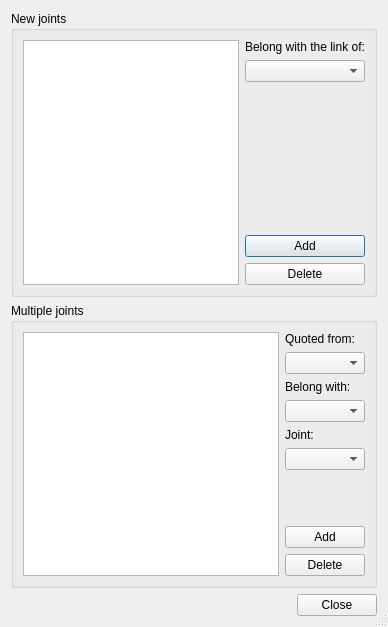
<?xml version="1.0" encoding="UTF-8"?>
<ui version="4.0">
 <class>Dialog</class>
 <widget class="QDialog" name="Dialog">
  <property name="geometry">
   <rect>
    <x>0</x>
    <y>0</y>
    <width>388</width>
    <height>627</height>
   </rect>
  </property>
  <property name="windowTitle">
   <string>Custom points</string>
  </property>
  <property name="windowIcon">
   <iconset resource="../../../../icons.qrc">
    <normaloff>:/icons/configure.png</normaloff>:/icons/configure.png</iconset>
  </property>
  <property name="sizeGripEnabled">
   <bool>true</bool>
  </property>
  <property name="modal">
   <bool>true</bool>
  </property>
  <layout class="QVBoxLayout" name="verticalLayout_3">
   <item>
    <widget class="QGroupBox" name="new_group">
     <property name="title">
      <string>New joints</string>
     </property>
     <layout class="QHBoxLayout" name="horizontalLayout_3">
      <item>
       <widget class="QListWidget" name="custom_list"/>
      </item>
      <item>
       <layout class="QVBoxLayout" name="verticalLayout">
        <item>
         <widget class="QLabel" name="link_choose_label">
          <property name="text">
           <string>Belong with the link of:</string>
          </property>
         </widget>
        </item>
        <item>
         <widget class="QComboBox" name="link_choose"/>
        </item>
        <item>
         <spacer name="verticalSpacer">
          <property name="orientation">
           <enum>Qt::Vertical</enum>
          </property>
          <property name="sizeHint" stdset="0">
           <size>
            <width>20</width>
            <height>40</height>
           </size>
          </property>
         </spacer>
        </item>
        <item>
         <widget class="QPushButton" name="add_button">
          <property name="text">
           <string>Add</string>
          </property>
         </widget>
        </item>
        <item>
         <widget class="QPushButton" name="delete_button">
          <property name="text">
           <string>Delete</string>
          </property>
          <property name="icon">
           <iconset resource="../../../../icons.qrc">
            <normaloff>:/icons/delete.png</normaloff>:/icons/delete.png</iconset>
          </property>
         </widget>
        </item>
       </layout>
      </item>
     </layout>
    </widget>
   </item>
   <item>
    <widget class="QGroupBox" name="multiple_group">
     <property name="title">
      <string>Multiple joints</string>
     </property>
     <layout class="QHBoxLayout" name="horizontalLayout_2">
      <item>
       <widget class="QListWidget" name="multiple_list"/>
      </item>
      <item>
       <layout class="QVBoxLayout" name="verticalLayout_2">
        <item>
         <widget class="QLabel" name="quote_choose_label">
          <property name="text">
           <string>Quoted from:</string>
          </property>
         </widget>
        </item>
        <item>
         <widget class="QComboBox" name="quote_choose"/>
        </item>
        <item>
         <widget class="QLabel" name="quote_link_choose_label">
          <property name="text">
           <string>Belong with:</string>
          </property>
         </widget>
        </item>
        <item>
         <widget class="QComboBox" name="quote_link_choose"/>
        </item>
        <item>
         <widget class="QLabel" name="joint_choose_label">
          <property name="text">
           <string>Joint:</string>
          </property>
         </widget>
        </item>
        <item>
         <widget class="QComboBox" name="joint_choose"/>
        </item>
        <item>
         <spacer name="verticalSpacer_2">
          <property name="orientation">
           <enum>Qt::Vertical</enum>
          </property>
          <property name="sizeHint" stdset="0">
           <size>
            <width>20</width>
            <height>40</height>
           </size>
          </property>
         </spacer>
        </item>
        <item>
         <widget class="QPushButton" name="add_mj_button">
          <property name="text">
           <string>Add</string>
          </property>
         </widget>
        </item>
        <item>
         <widget class="QPushButton" name="delete_mj_button">
          <property name="text">
           <string>Delete</string>
          </property>
          <property name="icon">
           <iconset resource="../../../../icons.qrc">
            <normaloff>:/icons/delete.png</normaloff>:/icons/delete.png</iconset>
          </property>
         </widget>
        </item>
       </layout>
      </item>
     </layout>
    </widget>
   </item>
   <item>
    <layout class="QHBoxLayout" name="horizontalLayout">
     <item>
      <spacer name="horizontalSpacer">
       <property name="orientation">
        <enum>Qt::Horizontal</enum>
       </property>
       <property name="sizeHint" stdset="0">
        <size>
         <width>40</width>
         <height>20</height>
        </size>
       </property>
      </spacer>
     </item>
     <item>
      <widget class="QDialogButtonBox" name="button_box">
       <property name="standardButtons">
        <set>QDialogButtonBox::Close</set>
       </property>
      </widget>
     </item>
    </layout>
   </item>
  </layout>
 </widget>
 <resources>
  <include location="../../../../icons.qrc"/>
 </resources>
 <connections>
  <connection>
   <sender>button_box</sender>
   <signal>rejected()</signal>
   <receiver>Dialog</receiver>
   <slot>reject()</slot>
   <hints>
    <hint type="sourcelabel">
     <x>209</x>
     <y>75</y>
    </hint>
    <hint type="destinationlabel">
     <x>158</x>
     <y>52</y>
    </hint>
   </hints>
  </connection>
 </connections>
</ui>
